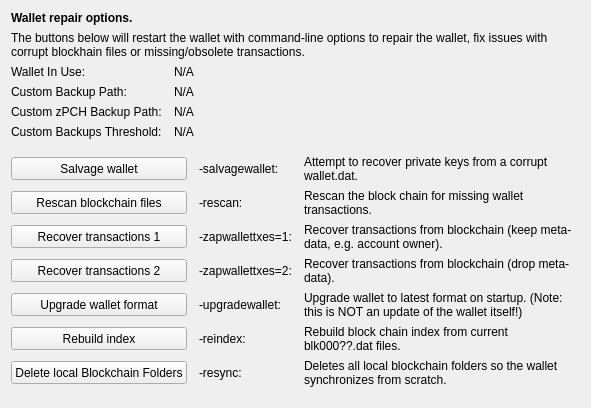
     <widget class="QWidget" name="tab_repair">
      <attribute name="title">
       <string>&amp;Wallet Repair</string>
      </attribute>
      <layout class="QGridLayout" name="gridLayout_4" columnstretch="0,0,0,0">
       <property name="horizontalSpacing">
        <number>12</number>
       </property>
       <item row="0" column="0" colspan="4">
        <widget class="QLabel" name="label_repair_header">
         <property name="font">
          <font>
           <weight>75</weight>
           <bold>true</bold>
          </font>
         </property>
         <property name="text">
          <string>Wallet repair options.</string>
         </property>
        </widget>
       </item>
       <item row="1" column="0" colspan="4">
        <widget class="QLabel" name="label_repair_helptext">
         <property name="font">
          <font>
           <weight>50</weight>
           <bold>false</bold>
          </font>
         </property>
         <property name="text">
          <string>The buttons below will restart the wallet with command-line options to repair the wallet, fix issues with corrupt blockhain files or missing/obsolete transactions.</string>
         </property>
         <property name="wordWrap">
          <bool>true</bool>
         </property>
        </widget>
       </item>
       <item row="2" column="0">
        <widget class="QLabel" name="wallet_path_label">
         <property name="text">
          <string>Wallet In Use:</string>
         </property>
        </widget>
       </item>
       <item row="2" column="1" colspan="3">
        <widget class="QLabel" name="wallet_path">
         <property name="cursor">
          <cursorShape>IBeamCursor</cursorShape>
         </property>
         <property name="text">
          <string>N/A</string>
         </property>
         <property name="textFormat">
          <enum>Qt::PlainText</enum>
         </property>
         <property name="textInteractionFlags">
          <set>Qt::LinksAccessibleByMouse|Qt::TextSelectableByKeyboard|Qt::TextSelectableByMouse</set>
         </property>
        </widget>
       </item>
       <item row="3" column="0">
        <widget class="QLabel" name="wallet_custombackuppath_label">
         <property name="text">
          <string>Custom Backup Path:</string>
         </property>
         <property name="visible">
          <bool>false</bool>
         </property>
        </widget>
       </item>
       <item row="3" column="1" colspan="3">
        <widget class="QLabel" name="wallet_custombackuppath">
         <property name="cursor">
          <cursorShape>IBeamCursor</cursorShape>
         </property>
         <property name="text">
          <string>N/A</string>
         </property>
         <property name="textFormat">
          <enum>Qt::PlainText</enum>
         </property>
         <property name="textInteractionFlags">
          <set>Qt::LinksAccessibleByMouse|Qt::TextSelectableByKeyboard|Qt::TextSelectableByMouse</set>
         </property>
         <property name="visible">
          <bool>false</bool>
         </property>
        </widget>
       </item>
       <item row="4" column="0">
        <widget class="QLabel" name="wallet_customzpivbackuppath_label">
         <property name="text">
          <string>Custom zPCH Backup Path:</string>
         </property>
         <property name="visible">
          <bool>false</bool>
         </property>
        </widget>
       </item>
       <item row="4" column="1" colspan="3">
        <widget class="QLabel" name="wallet_customzpivbackuppath">
         <property name="cursor">
          <cursorShape>IBeamCursor</cursorShape>
         </property>
         <property name="text">
          <string>N/A</string>
         </property>
         <property name="textFormat">
          <enum>Qt::PlainText</enum>
         </property>
         <property name="textInteractionFlags">
          <set>Qt::LinksAccessibleByMouse|Qt::TextSelectableByKeyboard|Qt::TextSelectableByMouse</set>
         </property>
         <property name="visible">
          <bool>false</bool>
         </property>
        </widget>
       </item>
       <item row="5" column="0">
        <widget class="QLabel" name="wallet_custombackupthreshold_label">
         <property name="text">
          <string>Custom Backups Threshold:</string>
         </property>
         <property name="visible">
          <bool>false</bool>
         </property>
        </widget>
       </item>
       <item row="5" column="1" colspan="3">
        <widget class="QLabel" name="wallet_custombackupthreshold">
         <property name="cursor">
          <cursorShape>IBeamCursor</cursorShape>
         </property>
         <property name="text">
          <string>N/A</string>
         </property>
         <property name="textFormat">
          <enum>Qt::PlainText</enum>
         </property>
         <property name="textInteractionFlags">
          <set>Qt::LinksAccessibleByMouse|Qt::TextSelectableByKeyboard|Qt::TextSelectableByMouse</set>
         </property>
         <property name="visible">
          <bool>false</bool>
         </property>
        </widget>
       </item>
       <item row="6" column="0">
        <spacer name="verticalSpacer_repair1">
         <property name="orientation">
          <enum>Qt::Vertical</enum>
         </property>
         <property name="sizeHint" stdset="0">
          <size>
           <width>10</width>
           <height>10</height>
          </size>
         </property>
        </spacer>
       </item>
       <item row="7" column="0" colspan="2">
        <widget class="QPushButton" name="btn_salvagewallet">
         <property name="minimumSize">
          <size>
           <width>100</width>
           <height>23</height>
          </size>
         </property>
         <property name="text">
          <string>Salvage wallet</string>
         </property>
        </widget>
       </item>
       <item row="7" column="2">
        <widget class="QLabel" name="label_repair_salvage_command">
         <property name="text">
          <string notr="true">-salvagewallet:</string>
         </property>
        </widget>
       </item>
       <item row="7" column="3">
        <widget class="QLabel" name="label_repair_salvage">
         <property name="text">
          <string>Attempt to recover private keys from a corrupt wallet.dat.</string>
         </property>
         <property name="wordWrap">
          <bool>true</bool>
         </property>
        </widget>
       </item>
       <item row="8" column="0" colspan="2">
        <widget class="QPushButton" name="btn_rescan">
         <property name="minimumSize">
          <size>
           <width>100</width>
           <height>23</height>
          </size>
         </property>
         <property name="text">
          <string>Rescan blockchain files</string>
         </property>
        </widget>
       </item>
       <item row="8" column="2">
        <widget class="QLabel" name="label_repair_rescan_command">
         <property name="text">
          <string notr="true">-rescan:</string>
         </property>
        </widget>
       </item>
       <item row="8" column="3">
        <widget class="QLabel" name="label_repair_rescan">
         <property name="text">
          <string>Rescan the block chain for missing wallet transactions.</string>
         </property>
         <property name="wordWrap">
          <bool>true</bool>
         </property>
        </widget>
       </item>
       <item row="9" column="0" colspan="2">
        <widget class="QPushButton" name="btn_zapwallettxes1">
         <property name="minimumSize">
          <size>
           <width>100</width>
           <height>23</height>
          </size>
         </property>
         <property name="text">
          <string>Recover transactions 1</string>
         </property>
        </widget>
       </item>
       <item row="9" column="2">
        <widget class="QLabel" name="label_repair_zap1_command">
         <property name="text">
          <string notr="true">-zapwallettxes=1:</string>
         </property>
        </widget>
       </item>
       <item row="9" column="3">
        <widget class="QLabel" name="label_repair_zap1">
         <property name="text">
          <string>Recover transactions from blockchain (keep meta-data, e.g. account owner).</string>
         </property>
         <property name="wordWrap">
          <bool>true</bool>
         </property>
        </widget>
       </item>
       <item row="10" column="0" colspan="2">
        <widget class="QPushButton" name="btn_zapwallettxes2">
         <property name="minimumSize">
          <size>
           <width>100</width>
           <height>23</height>
          </size>
         </property>
         <property name="text">
          <string>Recover transactions 2</string>
         </property>
        </widget>
       </item>
       <item row="10" column="2">
        <widget class="QLabel" name="label_repair_zap2_command">
         <property name="text">
          <string notr="true">-zapwallettxes=2:</string>
         </property>
        </widget>
       </item>
       <item row="10" column="3">
        <widget class="QLabel" name="label_repair_zap2">
         <property name="text">
          <string>Recover transactions from blockchain (drop meta-data).</string>
         </property>
         <property name="wordWrap">
          <bool>true</bool>
         </property>
        </widget>
       </item>
       <item row="11" column="0" colspan="2">
        <widget class="QPushButton" name="btn_upgradewallet">
         <property name="minimumSize">
          <size>
           <width>100</width>
           <height>23</height>
          </size>
         </property>
         <property name="text">
          <string>Upgrade wallet format</string>
         </property>
        </widget>
       </item>
       <item row="11" column="2">
        <widget class="QLabel" name="label_repair_upgrade_command">
         <property name="text">
          <string notr="true">-upgradewallet:</string>
         </property>
        </widget>
       </item>
       <item row="11" column="3">
        <widget class="QLabel" name="label_repair_upgrade">
         <property name="text">
          <string>Upgrade wallet to latest format on startup. (Note: this is NOT an update of the wallet itself!)</string>
         </property>
         <property name="wordWrap">
          <bool>true</bool>
         </property>
        </widget>
       </item>
       <item row="12" column="0" colspan="2">
        <widget class="QPushButton" name="btn_reindex">
         <property name="minimumSize">
          <size>
           <width>100</width>
           <height>23</height>
          </size>
         </property>
         <property name="text">
          <string>Rebuild index</string>
         </property>
        </widget>
       </item>
       <item row="12" column="2">
        <widget class="QLabel" name="label_repair_reindex_command">
         <property name="text">
          <string notr="true">-reindex:</string>
         </property>
        </widget>
       </item>
       <item row="12" column="3">
        <widget class="QLabel" name="label_repair_reindex">
         <property name="text">
          <string>Rebuild block chain index from current blk000??.dat files.</string>
         </property>
         <property name="wordWrap">
          <bool>true</bool>
         </property>
        </widget>
       </item>
       <item row="13" column="0" colspan="2">
        <widget class="QPushButton" name="btn_resync">
         <property name="minimumSize">
          <size>
           <width>100</width>
           <height>23</height>
          </size>
         </property>
         <property name="text">
          <string>Delete local Blockchain Folders</string>
         </property>
        </widget>
       </item>
       <item row="13" column="2">
        <widget class="QLabel" name="label_repair_resync_command">
         <property name="text">
          <string>-resync:</string>
         </property>
        </widget>
       </item>
       <item row="13" column="3">
        <widget class="QLabel" name="label_repair_resync">
         <property name="text">
          <string>Deletes all local blockchain folders so the wallet synchronizes from scratch.</string>
         </property>
         <property name="wordWrap">
          <bool>true</bool>
         </property>
        </widget>
       </item>
       <item row="14" column="0">
        <spacer name="verticalSpacer_repair2">
         <property name="orientation">
          <enum>Qt::Vertical</enum>
         </property>
         <property name="sizeHint" stdset="0">
          <size>
           <width>20</width>
           <height>10</height>
          </size>
         </property>
        </spacer>
       </item>
      </layout>
     </widget>
